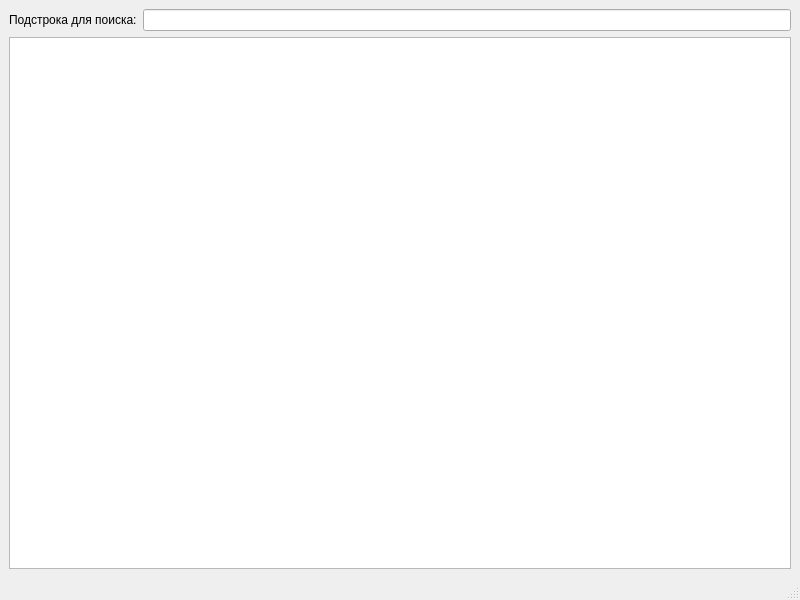
<?xml version="1.0" encoding="UTF-8"?>
<ui version="4.0">
 <class>MainWindow</class>
 <widget class="QMainWindow" name="MainWindow">
  <property name="geometry">
   <rect>
    <x>0</x>
    <y>0</y>
    <width>800</width>
    <height>600</height>
   </rect>
  </property>
  <property name="windowTitle">
   <string>MainWindow</string>
  </property>
  <widget class="QWidget" name="centralwidget">
   <layout class="QVBoxLayout" name="verticalLayout">
    <item>
     <layout class="QHBoxLayout" name="horizontalLayout">
      <item>
       <widget class="QLabel" name="label">
        <property name="text">
         <string>Подстрока для поиска:</string>
        </property>
       </widget>
      </item>
      <item>
       <widget class="QLineEdit" name="lineEdit"/>
      </item>
     </layout>
    </item>
    <item>
     <widget class="QTableWidget" name="tableWidget"/>
    </item>
   </layout>
  </widget>
  <widget class="QMenuBar" name="menubar">
   <property name="geometry">
    <rect>
     <x>0</x>
     <y>0</y>
     <width>800</width>
     <height>22</height>
    </rect>
   </property>
  </widget>
  <widget class="QStatusBar" name="statusbar"/>
 </widget>
 <resources/>
 <connections/>
</ui>
